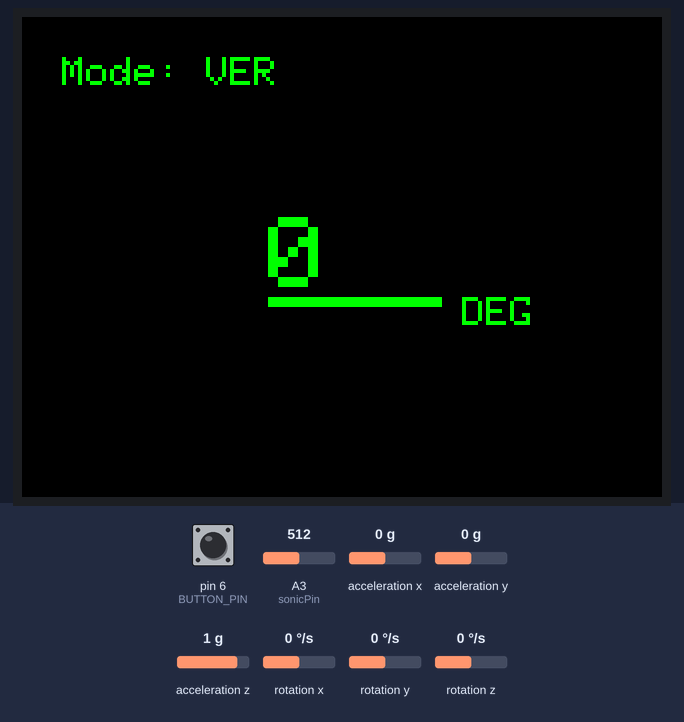
Recording of a sketch running on a simulated Arduino Uno, built with avr-gcc and run on an emulated ATmega328P. Parts: 320×240 colour display. The test bench sets the inputs (shaded band); at power-on: acceleration x 0 g, pin 6 (BUTTON_PIN) HIGH, A3 (sonicPin) = 512, acceleration y 0 g, acceleration z 1 g, rotation x 0 °/s, rotation y 0 °/s, rotation z 0 °/s. What the sketch prints to the serial monitor is not drawn.

Above: at 1.4 s.
1.5 s: acceleration x set to -1.4 g
At 2.7 s:
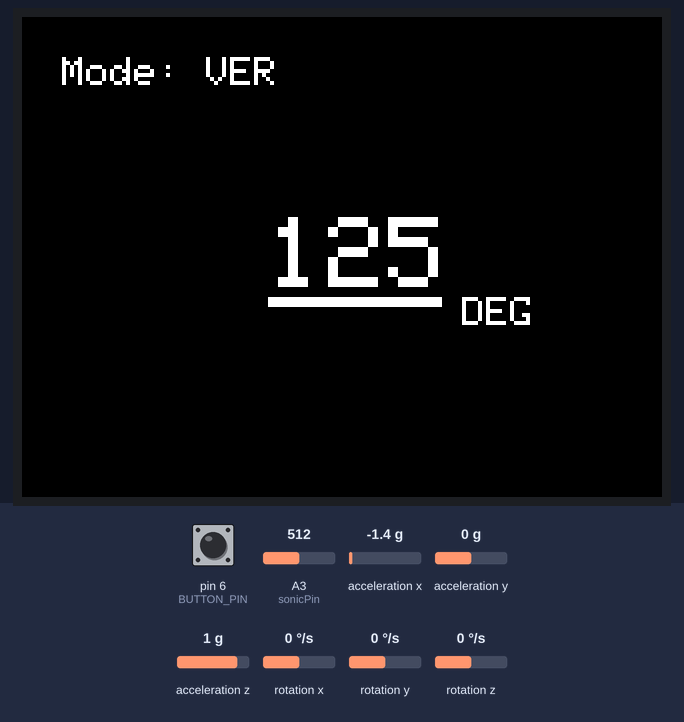
3.0 s: pin 6 (BUTTON_PIN) pulled LOW for 0.15 s
4.6 s: acceleration x set to -0.8 g
At 5.3 s:
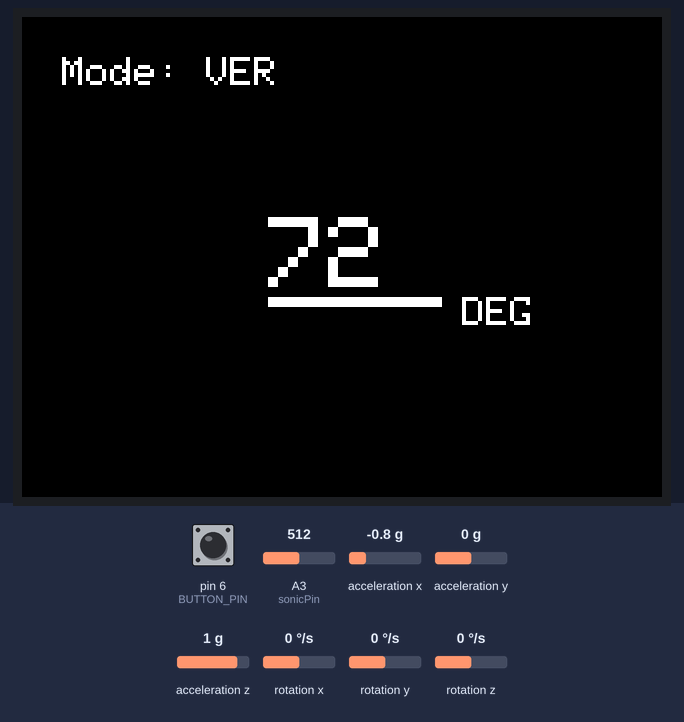
6.1 s: acceleration x set to 1.1 g
At 7.3 s:
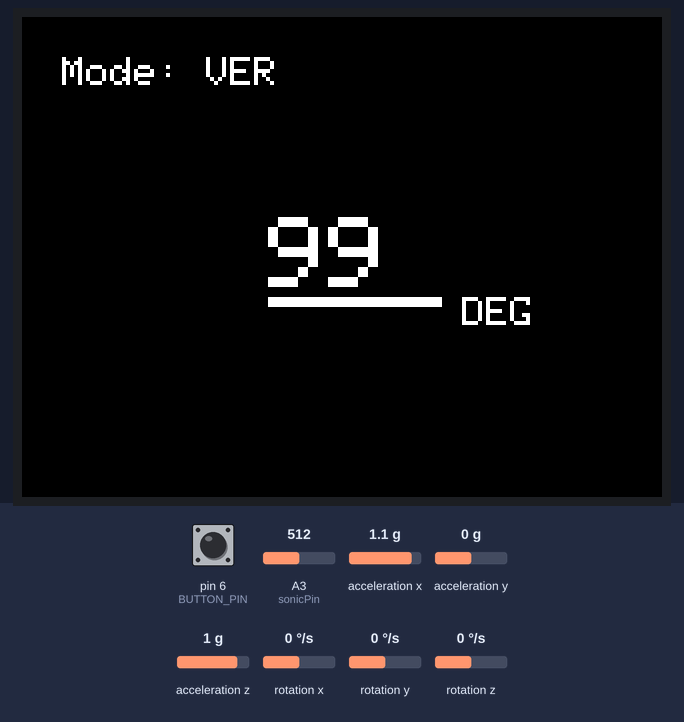
7.6 s: acceleration x set to 0 g
At 8.6 s:
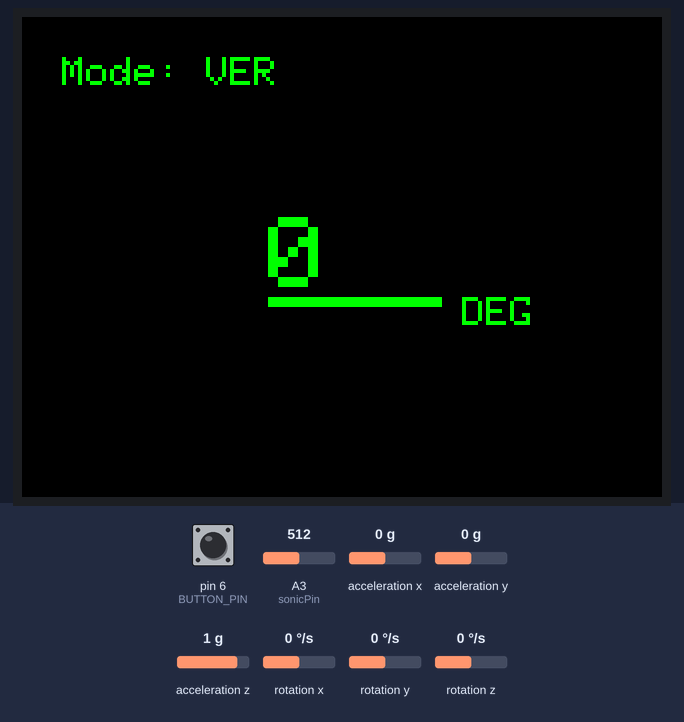
9.1 s: pin 6 (BUTTON_PIN) pulled LOW for 1 s
Timing chart, 0 to 12.1 s (numbered marks = the images above; inputs shaded):
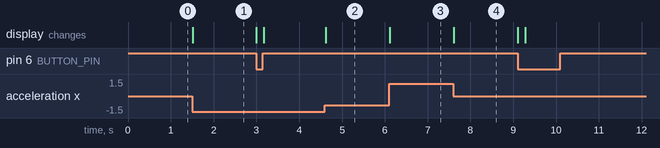

The sketch:

DigitalMeter.ino
```cpp
#include "DFRobot_GDL.h"
#include "I2Cdev.h"
#include "Wire.h"
#include "MPU6050_6Axis_MotionApps20.h"
#include <OneButton.h>

// Display PINS
#define TFT_DC 4
#define TFT_RST 3
#define TFT_CS 2
#define BUTTON_PIN 6

// Ultrasonic
#define MAX_RANGE 520
#define ADC_SOLUTION 1023.0

// Display COLORS
#define BACKGRD COLOR_RGB565_BLACK
#define FOREGRD COLOR_RGB565_WHITE
#define SUCCEC COLOR_RGB565_GREEN

// Display INIT
DFRobot_ST7789_240x320_HW_SPI screen(TFT_DC, TFT_CS, TFT_RST);
int text_size = 5;

// Accel Sensor
MPU6050 mpu;
bool sensorInit = false;
int16_t ax, ay, az;
double roll = 0.00, pitch = 0.00;

// Ultrasonic Sensor
int sonicPin = A3;

// Button
OneButton btn = OneButton(BUTTON_PIN, false);

enum MODES {
  VERTICAL = 0,
  HORIZONTAL = 1,
  DISTANCE = 2,
};

int mode = VERTICAL;

unsigned long lastTime = 0;
int updateTimer = 100;

void calibrateSensor(){
  int text_size = 3;
  screen.fillScreen(BACKGRD);
  screen.setTextSize(text_size);
  screen.setCursor((screen.width()/2) - ((5 * text_size) * 6), (screen.height()/2) - (8 * 2));
  screen.println("Calibrating.");
  mpu.CalibrateAccel(6);
  mpu.CalibrateGyro(6);
  screen.fillScreen(BACKGRD);
}

void changeMode(){
  Serial.println("BUTTON CLICKED");
    if(mode == 2){
      mode = 0;
    }else{
      mode++;
    }
}

void setup(){
  #if I2CDEV_IMPLEMENTATION == I2CDEV_ARDUINO_WIRE
    Wire.begin();
  #elif I2CDEV_IMPLEMENTATION == I2CDEV_BUILTIN_FASTWIRE
    Fastwire::setup(400, true);
  #endif

  Serial.begin(115200);
  btn.attachLongPressStop(calibrateSensor);
  btn.attachClick(changeMode);
  btn.setDebounceTicks(0);
  btn.setClickMs(10);
  btn.setLongPressIntervalMs(1000);
  screen.begin();
  screen.setRotation(3);
  mpu.initialize();
  sensorInit = mpu.testConnection();
  screen.fillScreen(BACKGRD);
}

void displayLevel(int angle, int x, int y, String unit, String mode){
  int text_x = 5 * text_size;
  int text_y = 8 * text_size;
  int spacing = 4;
  screen.setTextSize(text_size);
  if((angle >= 89 && angle <= 91) || angle <= 1 || angle >= 179){
    screen.setTextColor(SUCCEC, BACKGRD);
    screen.fillRect(x - (text_x + (text_x/2)), y + (text_y/2), (text_x + spacing) * 3, 5, SUCCEC);
  }else{
    screen.setTextColor(FOREGRD, BACKGRD);
    screen.fillRect(x - (text_x + (text_x/2)), y + (text_y/2), (text_x + spacing) * 3, 5, FOREGRD);
  }
  if(angle < 10){
    screen.fillRect(x - (text_x + (text_x/2)) + (text_x + spacing), y - (text_y/2), (text_x * 2) + 8, text_y, BACKGRD);
    screen.setCursor(x - (text_x + (text_x/2)), y - (text_y/2));
    screen.print(angle);
  }else if(angle < 100){
    screen.fillRect(x - (text_x + (text_x/2)) + (text_x + spacing) * 2, y - (text_y/2), text_x + (spacing * 3), text_y, BACKGRD);
    screen.setCursor(x - (text_x + (text_x/2)), y - (text_y/2));
    screen.print(angle);
  }
  screen.setCursor(x - (text_x + (text_x/2)), y - (text_y/2));
  screen.print(angle);
  screen.setTextSize(2);
  screen.setCursor(x - (text_x + (text_x/2)) + ((text_x + spacing) * 3) +  10, y + (text_y/2));
  screen.print(unit);
  screen.setCursor(20, 20);
  screen.print("Mode: ");
  screen.print(mode);
}

float sensity_t, dist_t;
void loop(){  if(!sensorInit) return;
  Serial.println(digitalRead(BUTTON_PIN));
  lastTime = millis();

  // MPU6050 Processing
  mpu.getAcceleration(&ax, &ay, &az);
  pitch = ax/182.04;
  roll = az/182.04;

  // Ultrasonic Sensor
  sensity_t = analogRead(sonicPin);
  dist_t = sensity_t * MAX_RANGE / ADC_SOLUTION;
  int distance = dist_t;

  // Update Data
  if(millis() < lastTime + updateTimer ){
    if(mode == VERTICAL){
      int angle = floor(abs(pitch));
      displayLevel(angle, (screen.width()/2), (screen.height()/2), "DEG", "VER");
    }
    if(mode == HORIZONTAL){
      int angle = floor(abs(roll - 90));
      displayLevel(angle, (screen.width()/2), (screen.height()/2), "DEG", "HOR");
    }
    if(mode == DISTANCE){
      displayLevel(distance, (screen.width()/2), (screen.height()/2), "CEN", "DIS");
    }
  }

  btn.tick();
}
```

Measured:
- after the input at 1.5 s, the display: changes at once (image 1)
- after the input at 4.6 s, the display: changes at once (image 2)
- after the input at 6.1 s, the display: changes at once (image 3)
- after the input at 7.6 s, the display: changes at once (image 4)
